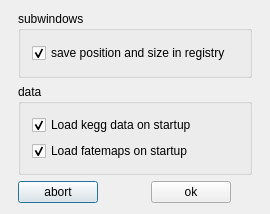
<ui version="4.0" >
 <class>StartupOptionsClass</class>
 <widget class="QDialog" name="StartupOptionsClass" >
  <property name="geometry" >
   <rect>
    <x>0</x>
    <y>0</y>
    <width>270</width>
    <height>214</height>
   </rect>
  </property>
  <property name="maximumSize" >
   <size>
    <width>400</width>
    <height>300</height>
   </size>
  </property>
  <property name="windowTitle" >
   <string>StartupOptions</string>
  </property>
  <layout class="QGridLayout" name="gridLayout" >
   <item row="0" column="0" colspan="2" >
    <widget class="QGroupBox" name="groupBox" >
     <property name="title" >
      <string>subwindows</string>
     </property>
     <layout class="QVBoxLayout" name="verticalLayout_2" >
      <item>
       <widget class="QCheckBox" name="checkBox" >
        <property name="text" >
         <string>save position and size in registry</string>
        </property>
        <property name="checked" >
         <bool>true</bool>
        </property>
       </widget>
      </item>
     </layout>
    </widget>
   </item>
   <item row="1" column="0" colspan="2" >
    <widget class="QGroupBox" name="groupBox_2" >
     <property name="title" >
      <string>data</string>
     </property>
     <layout class="QVBoxLayout" name="verticalLayout" >
      <item>
       <widget class="QCheckBox" name="checkBox_4" >
        <property name="text" >
         <string>Load kegg data on startup</string>
        </property>
        <property name="checked" >
         <bool>true</bool>
        </property>
       </widget>
      </item>
      <item>
       <widget class="QCheckBox" name="checkBox_5" >
        <property name="text" >
         <string>Load fatemaps on startup</string>
        </property>
        <property name="checked" >
         <bool>true</bool>
        </property>
       </widget>
      </item>
     </layout>
    </widget>
   </item>
   <item row="2" column="0" >
    <widget class="QPushButton" name="pushButton_2" >
     <property name="sizePolicy" >
      <sizepolicy vsizetype="Fixed" hsizetype="Fixed" >
       <horstretch>0</horstretch>
       <verstretch>0</verstretch>
      </sizepolicy>
     </property>
     <property name="text" >
      <string>abort</string>
     </property>
    </widget>
   </item>
   <item row="2" column="1" >
    <widget class="QPushButton" name="pushButton" >
     <property name="sizePolicy" >
      <sizepolicy vsizetype="Fixed" hsizetype="Fixed" >
       <horstretch>0</horstretch>
       <verstretch>0</verstretch>
      </sizepolicy>
     </property>
     <property name="text" >
      <string>ok</string>
     </property>
    </widget>
   </item>
  </layout>
 </widget>
 <layoutdefault spacing="6" margin="11" />
 <resources/>
 <connections/>
</ui>
